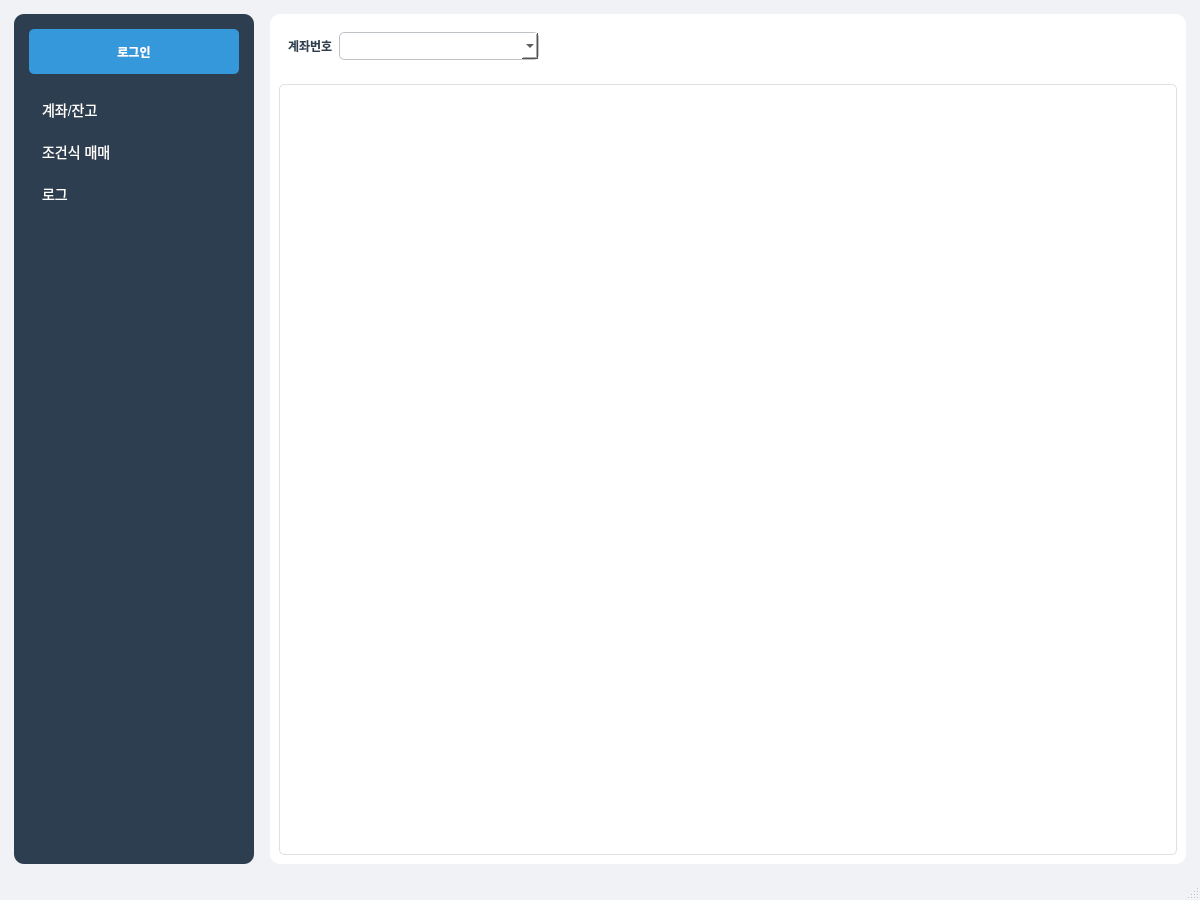
<?xml version="1.0" encoding="UTF-8"?>
<ui version="4.0">
 <class>MainWindow</class>
 <widget class="QMainWindow" name="MainWindow">
  <property name="geometry">
   <rect>
    <x>0</x>
    <y>0</y>
    <width>1200</width>
    <height>900</height>
   </rect>
  </property>
  <property name="windowTitle">
   <string>Kiwoom Trader</string>
  </property>
  <property name="styleSheet">
   <string notr="true">
    /* 전체 앱 스타일 */
    QMainWindow {
        background-color: #f0f2f5;
    }
    
    /* 사이드바 스타일 */
    QFrame#frame_sidebar {
        background-color: #2c3e50;
        border-radius: 10px;
        margin: 5px;
    }
    
    /* 로그인 버튼 스타일 */
    QPushButton#pushButton_login {
        background-color: #3498db;
        color: white;
        border: none;
        border-radius: 5px;
        padding: 8px;
        font-weight: bold;
    }
    QPushButton#pushButton_login:hover {
        background-color: #2980b9;
    }
    
    /* 메뉴 리스트 스타일 */
    QListWidget#listWidget_menu {
        background-color: transparent;
        border: none;
        color: white;
        font-size: 14px;
    }
    QListWidget#listWidget_menu::item {
        padding: 10px;
        border-radius: 5px;
    }
    QListWidget#listWidget_menu::item:selected {
        background-color: #34495e;
    }
    QListWidget#listWidget_menu::item:hover {
        background-color: #34495e;
    }
    
    /* 메인 컨텐츠 영역 스타일 */
    QStackedWidget#stackedWidget_main {
        background-color: white;
        border-radius: 10px;
        margin: 5px;
    }
    
    /* 테이블 스타일 */
    QTableWidget {
        background-color: white;
        border: 1px solid #e0e0e0;
        border-radius: 5px;
        gridline-color: #f0f0f0;
    }
    QTableWidget::item {
        padding: 5px;
    }
    QHeaderView::section {
        background-color: #f8f9fa;
        padding: 5px;
        border: none;
        border-right: 1px solid #e0e0e0;
        border-bottom: 1px solid #e0e0e0;
        font-weight: bold;
    }
    
    /* 콤보박스 스타일 */
    QComboBox {
        border: 1px solid #bdc3c7;
        border-radius: 5px;
        padding: 5px;
        background-color: white;
    }
    QComboBox:hover {
        border-color: #3498db;
    }
    
    /* 버튼 스타일 */
    QPushButton {
        background-color: #3498db;
        color: white;
        border: none;
        border-radius: 5px;
        padding: 8px;
        font-weight: bold;
    }
    QPushButton:hover {
        background-color: #2980b9;
    }
    
    /* 로그 영역 스타일 */
    QTextEdit#textEdit_log {
        background-color: #2c3e50;
        color: #ecf0f1;
        border-radius: 5px;
        padding: 10px;
        font-family: Consolas, Monaco, monospace;
    }
    
    /* 스핀박스 스타일 */
    QSpinBox {
        border: 1px solid #bdc3c7;
        border-radius: 5px;
        padding: 5px;
        background-color: white;
    }
    QSpinBox:hover {
        border-color: #3498db;
    }
    
    /* 라벨 스타일 */
    QLabel {
        color: #2c3e50;
        font-weight: bold;
    }
   </string>
  </property>
  <widget class="QWidget" name="centralwidget">
   <layout class="QHBoxLayout" name="horizontalLayout_main">
    <!-- 왼쪽 사이드바 -->
    <item>
     <widget class="QFrame" name="frame_sidebar">
      <property name="minimumSize">
       <size>
        <width>250</width>
        <height>0</height>
       </size>
      </property>
      <property name="maximumSize">
       <size>
        <width>250</width>
        <height>16777215</height>
       </size>
      </property>
      <property name="frameShape">
       <enum>QFrame::StyledPanel</enum>
      </property>
      <layout class="QVBoxLayout" name="verticalLayout_sidebar">
       <property name="spacing">
        <number>15</number>
       </property>
       <property name="leftMargin">
        <number>15</number>
       </property>
       <property name="topMargin">
        <number>15</number>
       </property>
       <property name="rightMargin">
        <number>15</number>
       </property>
       <property name="bottomMargin">
        <number>15</number>
       </property>
       <item>
        <widget class="QPushButton" name="pushButton_login">
         <property name="minimumSize">
          <size>
           <width>0</width>
           <height>45</height>
          </size>
         </property>
         <property name="text">
          <string>로그인</string>
         </property>
        </widget>
       </item>
       <item>
        <widget class="QListWidget" name="listWidget_menu">
         <property name="minimumSize">
          <size>
           <width>0</width>
           <height>0</height>
          </size>
         </property>
         <item>
          <property name="text">
           <string>계좌/잔고</string>
          </property>
         </item>
         <item>
          <property name="text">
           <string>조건식 매매</string>
          </property>
         </item>
         <item>
          <property name="text">
           <string>로그</string>
          </property>
         </item>
        </widget>
       </item>
       <item>
        <spacer name="verticalSpacer">
         <property name="orientation">
          <enum>Qt::Vertical</enum>
         </property>
         <property name="sizeHint" stdset="0">
          <size>
           <width>20</width>
           <height>40</height>
          </size>
         </property>
        </spacer>
       </item>
      </layout>
     </widget>
    </item>
    
    <!-- 오른쪽 메인 컨텐츠 -->
    <item>
     <widget class="QStackedWidget" name="stackedWidget_main">
      <!-- 계좌/잔고 페이지 -->
      <widget class="QWidget" name="page_account">
       <layout class="QVBoxLayout" name="verticalLayout_account">
        <property name="spacing">
         <number>15</number>
        </property>
        <item>
         <widget class="QFrame" name="frame_account_info">
          <layout class="QHBoxLayout" name="horizontalLayout_account">
           <item>
            <widget class="QLabel" name="label_account">
             <property name="text">
              <string>계좌번호</string>
             </property>
            </widget>
           </item>
           <item>
            <widget class="QComboBox" name="comboBox_account">
             <property name="minimumSize">
              <size>
               <width>200</width>
               <height>0</height>
              </size>
             </property>
            </widget>
           </item>
           <item>
            <spacer name="horizontalSpacer">
             <property name="orientation">
              <enum>Qt::Horizontal</enum>
             </property>
             <property name="sizeHint" stdset="0">
              <size>
               <width>40</width>
               <height>20</height>
              </size>
             </property>
            </spacer>
           </item>
          </layout>
         </widget>
        </item>
        <item>
         <widget class="QTableWidget" name="tableWidget_balance"/>
        </item>
       </layout>
      </widget>
      
      <!-- 조건식 매매 페이지 -->
      <widget class="QWidget" name="page_condition">
       <layout class="QVBoxLayout" name="verticalLayout_condition">
        <property name="spacing">
         <number>15</number>
        </property>
        <item>
         <widget class="QFrame" name="frame_condition_controls">
          <layout class="QVBoxLayout" name="verticalLayout_condition_controls">
           <property name="spacing">
            <number>10</number>
           </property>
           <item>
            <widget class="QComboBox" name="comboBox_condition">
             <property name="minimumHeight">
              <number>35</number>
             </property>
            </widget>
           </item>
           <item>
            <widget class="QPushButton" name="pushButton_load_conditions">
             <property name="minimumHeight">
              <number>35</number>
             </property>
             <property name="text">
              <string>조건식 불러오기</string>
             </property>
            </widget>
           </item>
           <item>
            <widget class="QPushButton" name="pushButton_start_condition">
             <property name="minimumHeight">
              <number>35</number>
             </property>
             <property name="text">
              <string>조건식 감시 시작</string>
             </property>
            </widget>
           </item>
           <item>
            <widget class="QFrame" name="frame_cut_settings">
             <property name="styleSheet">
              <string>
               QFrame#frame_cut_settings {
                 background-color: #f8f9fa;
                 border-radius: 5px;
                 padding: 10px;
               }
              </string>
             </property>
             <layout class="QHBoxLayout" name="horizontalLayout_cut">
              <item>
               <widget class="QLabel" name="label_loss_cut">
                <property name="text">
                 <string>손절 기준(%)</string>
                </property>
               </widget>
              </item>
              <item>
               <widget class="QSpinBox" name="spinBox_loss_cut">
                <property name="minimumSize">
                 <size>
                  <width>80</width>
                  <height>30</height>
                 </size>
                </property>
                <property name="minimum">
                 <number>1</number>
                </property>
                <property name="maximum">
                 <number>100</number>
                </property>
                <property name="value">
                 <number>5</number>
                </property>
               </widget>
              </item>
              <item>
               <widget class="QLabel" name="label_gain_cut">
                <property name="text">
                 <string>익절 기준(%)</string>
                </property>
               </widget>
              </item>
              <item>
               <widget class="QSpinBox" name="spinBox_gain_cut">
                <property name="minimumSize">
                 <size>
                  <width>80</width>
                  <height>30</height>
                 </size>
                </property>
                <property name="minimum">
                 <number>1</number>
                </property>
                <property name="maximum">
                 <number>100</number>
                </property>
                <property name="value">
                 <number>5</number>
                </property>
               </widget>
              </item>
             </layout>
            </widget>
           </item>
          </layout>
         </widget>
        </item>
        <item>
         <widget class="QTableWidget" name="tableWidget_condition_stocks"/>
        </item>
       </layout>
      </widget>
      
      <!-- 로그 페이지 -->
      <widget class="QWidget" name="page_log">
       <layout class="QVBoxLayout" name="verticalLayout_log">
        <item>
         <widget class="QTextEdit" name="textEdit_log">
          <property name="readOnly">
           <bool>true</bool>
          </property>
         </widget>
        </item>
       </layout>
      </widget>
     </widget>
    </item>
   </layout>
  </widget>
  <widget class="QStatusBar" name="statusbar"/>
  <widget class="QMenuBar" name="menubar">
   <property name="geometry">
    <rect>
     <x>0</x>
     <y>0</y>
     <width>1200</width>
     <height>21</height>
    </rect>
   </property>
  </widget>
 </widget>
 <resources/>
 <connections/>
</ui>
